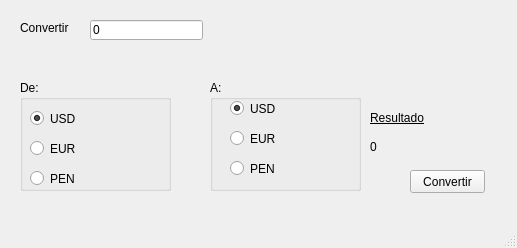
<?xml version="1.0" encoding="UTF-8"?>
<ui version="4.0">
 <class>TipoDeCambio</class>
 <widget class="QMainWindow" name="TipoDeCambio">
  <property name="geometry">
   <rect>
    <x>0</x>
    <y>0</y>
    <width>517</width>
    <height>248</height>
   </rect>
  </property>
  <property name="windowTitle">
   <string>Tipo de cambio</string>
  </property>
  <widget class="QWidget" name="centralwidget">
   <widget class="QLabel" name="lblConvertir">
    <property name="geometry">
     <rect>
      <x>20</x>
      <y>20</y>
      <width>61</width>
      <height>16</height>
     </rect>
    </property>
    <property name="text">
     <string>Convertir</string>
    </property>
   </widget>
   <widget class="QLineEdit" name="leImporte">
    <property name="geometry">
     <rect>
      <x>90</x>
      <y>20</y>
      <width>113</width>
      <height>20</height>
     </rect>
    </property>
    <property name="text">
     <string>0</string>
    </property>
   </widget>
   <widget class="QGroupBox" name="gbDe">
    <property name="geometry">
     <rect>
      <x>20</x>
      <y>80</y>
      <width>151</width>
      <height>111</height>
     </rect>
    </property>
    <property name="title">
     <string>De:</string>
    </property>
    <widget class="QRadioButton" name="rbDeUSD">
     <property name="geometry">
      <rect>
       <x>10</x>
       <y>30</y>
       <width>82</width>
       <height>17</height>
      </rect>
     </property>
     <property name="text">
      <string>USD</string>
     </property>
     <property name="checked">
      <bool>true</bool>
     </property>
    </widget>
    <widget class="QRadioButton" name="rbDeEUR">
     <property name="geometry">
      <rect>
       <x>10</x>
       <y>60</y>
       <width>82</width>
       <height>17</height>
      </rect>
     </property>
     <property name="text">
      <string>EUR</string>
     </property>
    </widget>
    <widget class="QRadioButton" name="rbDePEN">
     <property name="geometry">
      <rect>
       <x>10</x>
       <y>90</y>
       <width>82</width>
       <height>17</height>
      </rect>
     </property>
     <property name="text">
      <string>PEN</string>
     </property>
    </widget>
   </widget>
   <widget class="QGroupBox" name="gbA">
    <property name="geometry">
     <rect>
      <x>210</x>
      <y>80</y>
      <width>151</width>
      <height>111</height>
     </rect>
    </property>
    <property name="title">
     <string>A:</string>
    </property>
    <widget class="QRadioButton" name="rbAUSD">
     <property name="geometry">
      <rect>
       <x>20</x>
       <y>20</y>
       <width>82</width>
       <height>17</height>
      </rect>
     </property>
     <property name="text">
      <string>USD</string>
     </property>
     <property name="checked">
      <bool>true</bool>
     </property>
    </widget>
    <widget class="QRadioButton" name="rbAEUR">
     <property name="geometry">
      <rect>
       <x>20</x>
       <y>50</y>
       <width>82</width>
       <height>17</height>
      </rect>
     </property>
     <property name="text">
      <string>EUR</string>
     </property>
    </widget>
    <widget class="QRadioButton" name="rbAPEN">
     <property name="geometry">
      <rect>
       <x>20</x>
       <y>80</y>
       <width>82</width>
       <height>17</height>
      </rect>
     </property>
     <property name="text">
      <string>PEN</string>
     </property>
    </widget>
   </widget>
   <widget class="QLabel" name="lblResultado">
    <property name="geometry">
     <rect>
      <x>370</x>
      <y>110</y>
      <width>61</width>
      <height>16</height>
     </rect>
    </property>
    <property name="font">
     <font>
      <underline>true</underline>
     </font>
    </property>
    <property name="text">
     <string>Resultado</string>
    </property>
   </widget>
   <widget class="QLabel" name="lblCambio">
    <property name="geometry">
     <rect>
      <x>370</x>
      <y>140</y>
      <width>47</width>
      <height>13</height>
     </rect>
    </property>
    <property name="text">
     <string>0</string>
    </property>
   </widget>
   <widget class="QPushButton" name="pbTipoCambio">
    <property name="geometry">
     <rect>
      <x>410</x>
      <y>170</y>
      <width>75</width>
      <height>23</height>
     </rect>
    </property>
    <property name="text">
     <string>Convertir</string>
    </property>
   </widget>
  </widget>
  <widget class="QMenuBar" name="menubar">
   <property name="geometry">
    <rect>
     <x>0</x>
     <y>0</y>
     <width>517</width>
     <height>26</height>
    </rect>
   </property>
  </widget>
  <widget class="QStatusBar" name="statusbar"/>
 </widget>
 <resources/>
 <connections/>
</ui>
